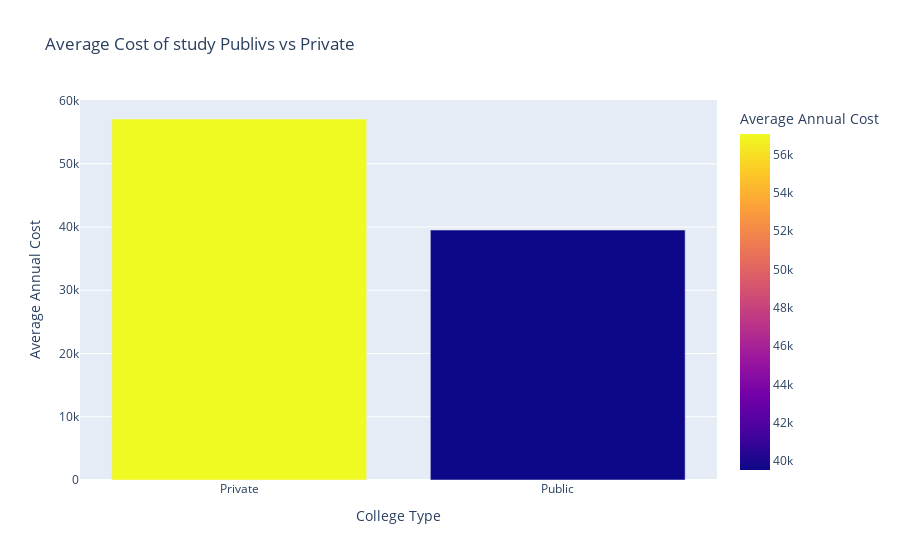

Notebook code cell kept with this figure:
### Code cell
# Average cost of studying in Public vs Private

cost = pd.read_sql('select "Public/Private" as "College Type", avg("Total Annual Cost") as "Average Annual Cost" from college group by "College Type";', connection)
px.bar(cost, x="College Type", y="Average Annual Cost", title="Average Cost of study Publivs vs Private", color="Average Annual Cost")

### Figure 1 — Plotly figure (JSON) as saved in the notebook; plotly's stock layout.template omitted (floating-point values rounded to 4 significant figures)
{"data": [{"alignmentgroup": "True", "hovertemplate": "College Type=%{x}<br>Average Annual Cost=%{marker.color}<extra></extra>", "legendgroup": "", "marker": {"color": [57080.0, 39530.0], "coloraxis": "coloraxis", "pattern": {"shape": ""}}, "name": "", "offsetgroup": "", "orientation": "v", "showlegend": false, "textposition": "auto", "type": "bar", "x": ["Private", "Public"], "xaxis": "x", "y": [57080.0, 39530.0], "yaxis": "y"}], "layout": {"barmode": "relative", "coloraxis": {"colorbar": {"title": {"text": "Average Annual Cost"}}, "colorscale": [[0, "#0d0887"], [0.1111, "#46039f"], [0.2222, "#7201a8"], [0.3333, "#9c179e"], [0.4444, "#bd3786"], [0.5556, "#d8576b"], [0.6667, "#ed7953"], [0.7778, "#fb9f3a"], [0.8889, "#fdca26"], [1, "#f0f921"]]}, "legend": {"tracegroupgap": 0}, "title": {"text": "Average Cost of study Publivs vs Private"}, "xaxis": {"anchor": "y", "domain": [0, 1], "title": {"text": "College Type"}}, "yaxis": {"anchor": "x", "domain": [0, 1], "title": {"text": "Average Annual Cost"}}}}
